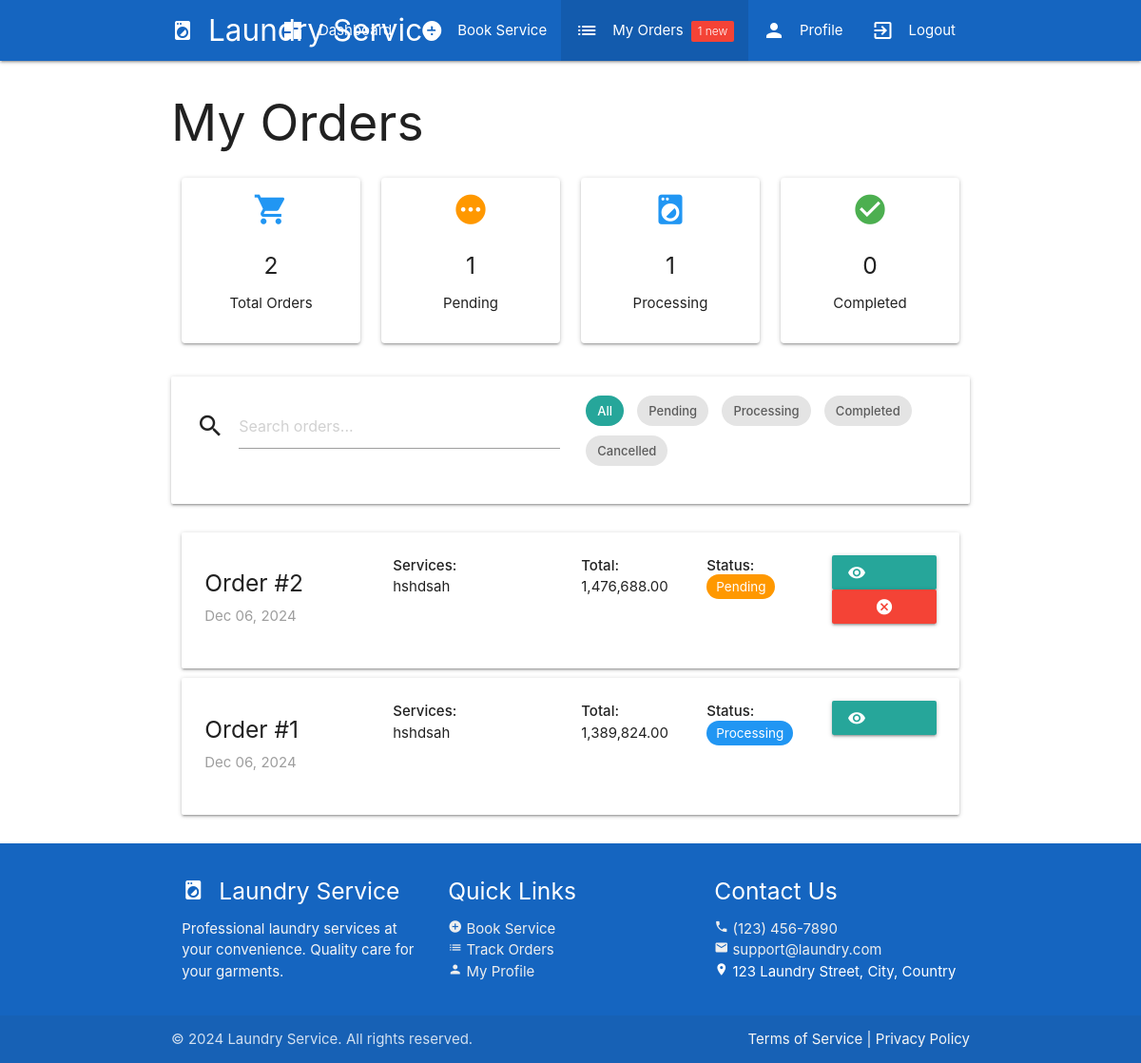
The app's page /customer/orders.php (signed in) with its own data.
### tables this page shows
CREATE TABLE `orders` (
  `order_id` int(11) NOT NULL,
  `user_id` int(11) DEFAULT NULL,
  `total_weight` decimal(10,2) DEFAULT NULL,
  `total_price` decimal(10,2) DEFAULT NULL,
  `order_date` timestamp NOT NULL DEFAULT current_timestamp(),
  `pickup_date` date DEFAULT NULL,
  `delivery_date` date DEFAULT NULL,
  `status` enum('pending','processing','ready','delivered','cancelled') DEFAULT 'pending',
  `special_instructions` text DEFAULT NULL
);

### customer/orders.php (the view, shortened to what this page needs)
<?php
require_once '../includes/db_connect.php';
$stmt = $pdo->prepare("
    SELECT o.*, GROUP_CONCAT(s.service_name) as services
    FROM orders o
    LEFT JOIN order_items oi ON o.order_id = oi.order_id
    LEFT JOIN services s ON oi.service_id = s.service_id
    WHERE o.user_id = ?
    GROUP BY o.order_id
    ORDER BY o.order_date DESC
");
$stmt->execute([$_SESSION['user_id']]);
$orders = $stmt->fetchAll();
$stats = [
    'total' => count($orders),
    'pending' => count(array_filter($orders, fn($o) => $o['status'] == 'pending')),
    'processing' => count(array_filter($orders, fn($o) => $o['status'] == 'processing')),
    'completed' => count(array_filter($orders, fn($o) => $o['status'] == 'delivered'))
];
?>
<!DOCTYPE html>
<html>
<head>
    <link rel="stylesheet" href="https://cdnjs.cloudflare.com/ajax/libs/materialize/1.0.0/css/materialize.min.css">
</head>
<body>
    <?php include 'includes/customer_nav.php'; ?>
    <div class="container">
        <h2>My Orders</h2>
        <div class="row">
            <div class="col s12 m3">
                <div class="card stats-card">
                    <i class="material-icons blue-text">shopping_cart</i>
                    <h5><?php echo $stats['total']; ?></h5>
                    <p>Total Orders</p>
                </div>
            </div>
            <div class="col s12 m3">
                <div class="card stats-card">
                    <i class="material-icons orange-text">pending</i>
                    <h5><?php echo $stats['pending']; ?></h5>
                    <p>Pending</p>
                </div>
            </div>
            <div class="col s12 m3">
                <div class="card stats-card">
                    <i class="material-icons blue-text">local_laundry_service</i>
                    <h5><?php echo $stats['processing']; ?></h5>
                    <p>Processing</p>
                </div>
            </div>
            <div class="col s12 m3">
                <div class="card stats-card">
                    <i class="material-icons green-text">check_circle</i>
                    <h5><?php echo $stats['completed']; ?></h5>
                    <p>Completed</p>
                </div>
            </div>
        </div>
        <div class="card search-box">
            <div class="row">
                <div class="input-field col s12 m6">
                    <i class="material-icons prefix">search</i>
                    <input type="text" id="searchInput" placeholder="Search orders...">
                </div>
                <div class="col s12 m6">
                    <div class="chip filter-chip active" data-filter="all">All</div>
                    <div class="chip filter-chip" data-filter="pending">Pending</div>
                    <div class="chip filter-chip" data-filter="processing">Processing</div>
                    <div class="chip filter-chip" data-filter="delivered">Completed</div>
                    <div class="chip filter-chip" data-filter="cancelled">Cancelled</div>
                </div>
            </div>
        </div>
        <div class="row">
            <div class="col s12">
                <?php foreach($orders as $order): ?>
                <div class="card order-card" data-status="<?php echo $order['status']; ?>">
                    <div class="card-content">
                        <div class="row">
                            <div class="col s12 m3">
                                <h5>Order #<?php echo $order['order_id']; ?></h5>
                                <p class="grey-text"><?php echo date('M d, Y', strtotime($order['order_date'])); ?></p>
                            </div>
                            <div class="col s12 m3">
                                <strong>Services:</strong>
                                <p class="truncate"><?php echo $order['services']; ?></p>
                            </div>
                            <div class="col s12 m2">
                                <strong>Total:</strong>
                                <p><?php echo number_format($order['total_price'], 2); ?></p>
                            </div>
                            <div class="col s12 m2">
                                <strong>Status:</strong><br>
                                <span class="status-badge status-<?php echo $order['status']; ?>">
                                    <?php echo ucfirst($order['status']); ?>
                                </span>
                            </div>
                            <div class="col s12 m2">
                                <button class="btn waves-effect waves-light view-details"
                                        data-order-id="<?php echo $order['order_id']; ?>">
                                    <i class="material-icons left">visibility</i> Details
                                </button>
                                <?php if($order['status'] == 'pending'): ?>
                                <button class="btn red waves-effect waves-light cancel-order"
                                        data-order-id="<?php echo $order['order_id']; ?>">
                                    <i class="material-icons">cancel</i>Cancel
                                </button>
                                <?php endif; ?>
                            </div>
                        </div>
                    </div>
                </div>
                <?php endforeach; ?>
            </div>
        </div>
    </div>
    <?php include 'includes/footer.php'; ?>
</body>
</html>

### customer/orders.php (style rules this page uses)
.stats-card { text-align: center; padding: 15px; border-radius: 4px; }
.stats-card i { font-size: 2.5rem; margin-bottom: 10px; }
.order-card { margin: 10px 0; transition: transform 0.2s; }
.status-badge { padding: 5px 10px; border-radius: 15px; color: white; font-size: 0.9rem; }
.status-pending { background-color: #ff9800; }
.status-processing { background-color: #2196f3; }
.filter-chip { margin: 5px; }
.filter-chip.active { background-color: #26a69a; color: white; }
.search-box { padding: 15px; margin-bottom: 20px; }

### records on screen
orders: order_id "2", order_date "Dec 06, 2024", services "hshdsah", total_price "1,476,688.00", status "Pending"
orders: order_id "1", order_date "Dec 06, 2024", services "hshdsah", total_price "1,389,824.00", status "Processing"

### other values on screen
$pending_count "1"
$stats['total'] "2"
$stats['pending'] "1"
$stats['processing'] "1"
$stats['completed'] "0"
